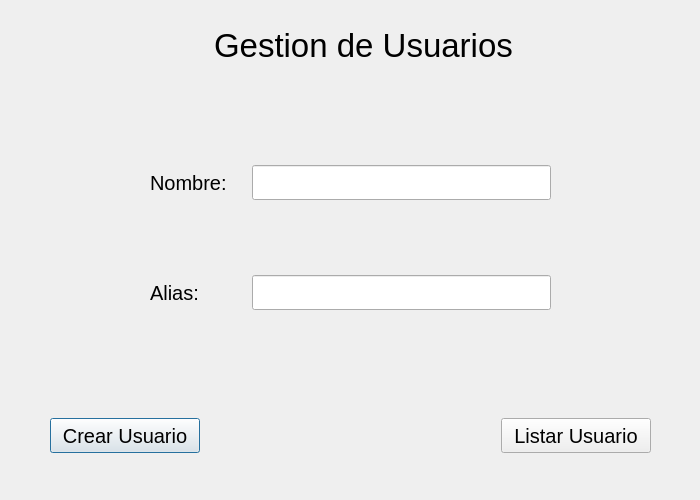
<?xml version="1.0" encoding="UTF-8"?>
<ui version="4.0">
 <class>VentanaUsuario</class>
 <widget class="QDialog" name="VentanaUsuario">
  <property name="geometry">
   <rect>
    <x>0</x>
    <y>0</y>
    <width>700</width>
    <height>500</height>
   </rect>
  </property>
  <property name="minimumSize">
   <size>
    <width>700</width>
    <height>500</height>
   </size>
  </property>
  <property name="maximumSize">
   <size>
    <width>700</width>
    <height>500</height>
   </size>
  </property>
  <property name="windowTitle">
   <string>Gestion de Usuarios</string>
  </property>
  <widget class="QWidget" name="verticalLayoutWidget">
   <property name="geometry">
    <rect>
     <x>0</x>
     <y>0</y>
     <width>701</width>
     <height>91</height>
    </rect>
   </property>
   <layout class="QVBoxLayout" name="verticalLayout">
    <property name="leftMargin">
     <number>214</number>
    </property>
    <item>
     <widget class="QLabel" name="labelUsuariosGestion">
      <property name="font">
       <font>
        <pointsize>25</pointsize>
       </font>
      </property>
      <property name="text">
       <string>Gestion de Usuarios</string>
      </property>
     </widget>
    </item>
   </layout>
  </widget>
  <widget class="QWidget" name="formLayoutWidget">
   <property name="geometry">
    <rect>
     <x>0</x>
     <y>90</y>
     <width>701</width>
     <height>509</height>
    </rect>
   </property>
   <layout class="QFormLayout" name="titleGestionLayout">
    <property name="horizontalSpacing">
     <number>25</number>
    </property>
    <property name="verticalSpacing">
     <number>75</number>
    </property>
    <property name="leftMargin">
     <number>150</number>
    </property>
    <property name="topMargin">
     <number>75</number>
    </property>
    <property name="rightMargin">
     <number>150</number>
    </property>
    <property name="bottomMargin">
     <number>75</number>
    </property>
    <item row="0" column="0">
     <widget class="QLabel" name="label_2">
      <property name="font">
       <font>
        <pointsize>15</pointsize>
       </font>
      </property>
      <property name="text">
       <string>Nombre:</string>
      </property>
     </widget>
    </item>
    <item row="0" column="1">
     <widget class="QLineEdit" name="nombreUsuarioInput">
      <property name="minimumSize">
       <size>
        <width>0</width>
        <height>35</height>
       </size>
      </property>
      <property name="font">
       <font>
        <pointsize>15</pointsize>
       </font>
      </property>
     </widget>
    </item>
    <item row="1" column="0">
     <widget class="QLabel" name="label">
      <property name="font">
       <font>
        <pointsize>15</pointsize>
       </font>
      </property>
      <property name="text">
       <string>Alias:</string>
      </property>
     </widget>
    </item>
    <item row="1" column="1">
     <widget class="QLineEdit" name="aliasUsuarioInput">
      <property name="minimumSize">
       <size>
        <width>0</width>
        <height>35</height>
       </size>
      </property>
      <property name="font">
       <font>
        <pointsize>15</pointsize>
       </font>
      </property>
     </widget>
    </item>
   </layout>
  </widget>
  <widget class="QWidget" name="horizontalLayoutWidget">
   <property name="geometry">
    <rect>
     <x>0</x>
     <y>370</y>
     <width>701</width>
     <height>131</height>
    </rect>
   </property>
   <layout class="QHBoxLayout" name="formGestionLayout">
    <property name="spacing">
     <number>30</number>
    </property>
    <property name="leftMargin">
     <number>50</number>
    </property>
    <property name="rightMargin">
     <number>50</number>
    </property>
    <item>
     <widget class="QPushButton" name="botonCrearUsuario">
      <property name="minimumSize">
       <size>
        <width>150</width>
        <height>25</height>
       </size>
      </property>
      <property name="maximumSize">
       <size>
        <width>150</width>
        <height>35</height>
       </size>
      </property>
      <property name="font">
       <font>
        <pointsize>15</pointsize>
       </font>
      </property>
      <property name="text">
       <string>Crear Usuario</string>
      </property>
     </widget>
    </item>
    <item>
     <widget class="QLabel" name="labelFeedbackUsuario">
      <property name="text">
       <string/>
      </property>
      <property name="alignment">
       <set>Qt::AlignmentFlag::AlignCenter</set>
      </property>
     </widget>
    </item>
    <item>
     <widget class="QPushButton" name="botonListarUsuarios">
      <property name="minimumSize">
       <size>
        <width>150</width>
        <height>35</height>
       </size>
      </property>
      <property name="maximumSize">
       <size>
        <width>150</width>
        <height>35</height>
       </size>
      </property>
      <property name="font">
       <font>
        <pointsize>15</pointsize>
       </font>
      </property>
      <property name="text">
       <string>Listar Usuario</string>
      </property>
     </widget>
    </item>
   </layout>
  </widget>
 </widget>
 <resources/>
 <connections/>
</ui>
